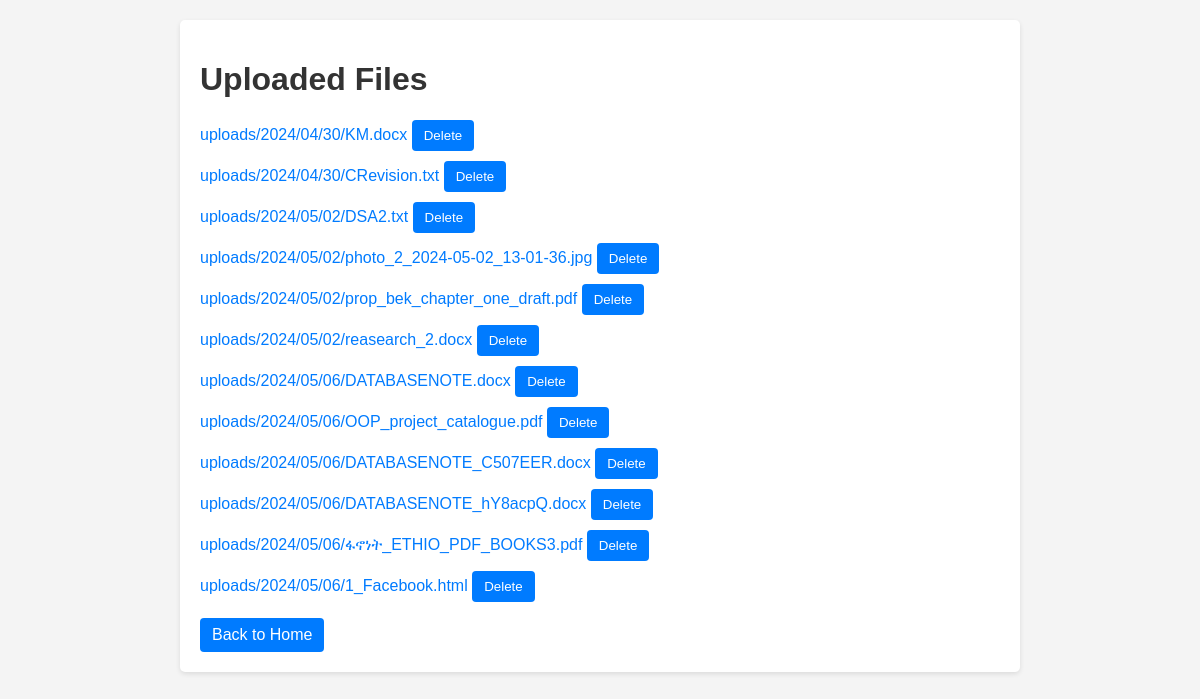
The page /showfile/ on the database as committed earlier.
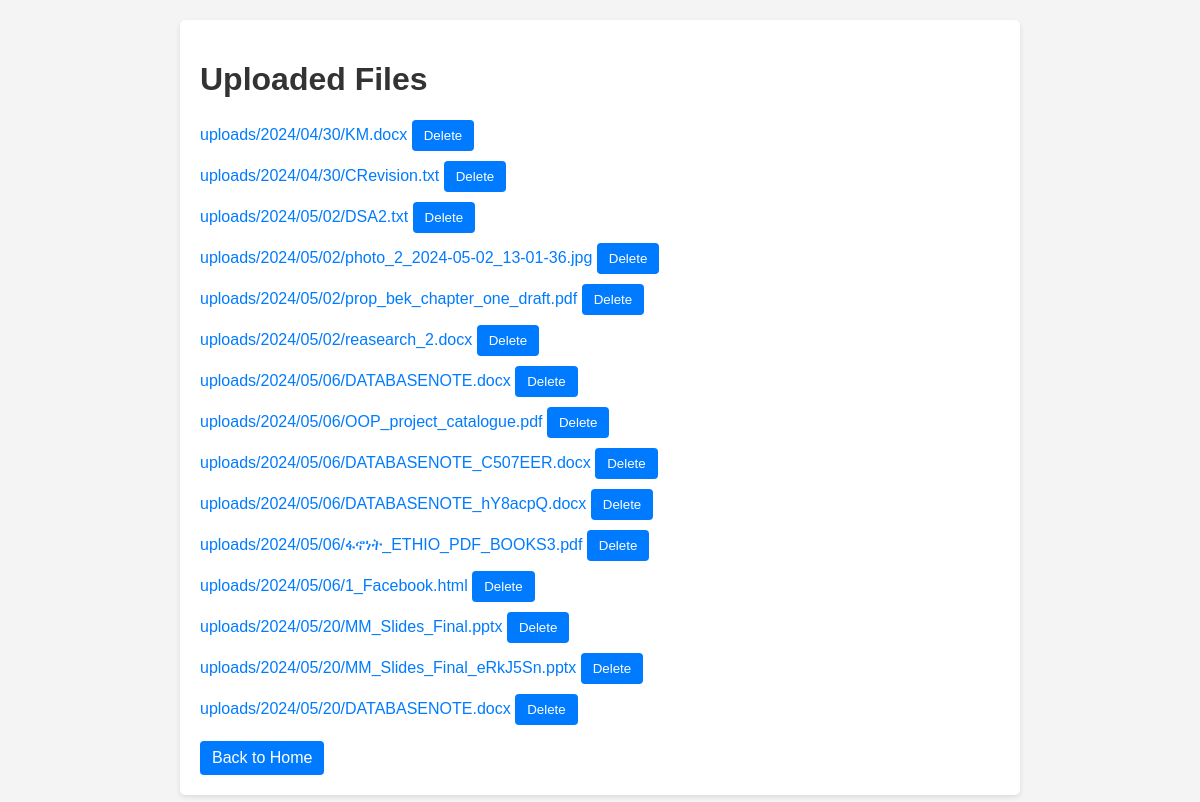
The same page on the database as committed later.
### dashboard/models.py (models this page shows, shortened)
class UploadedFile(models.Model):
    user = models.ForeignKey(User, on_delete=models.CASCADE, null=True, default=None)
    file = models.FileField(upload_to='uploads/%Y/%m/%d/')
    uploaded_at = models.DateTimeField(auto_now_add=True)

### dashboard/views.py (the view, shortened to what this page needs)
# urls.py: path('showfile/', views.file_list, name="showfile"),
def file_list(request):
    files = UploadedFile.objects.all()
    return render(request, 'dashboard/file_list.html', {'files': files})

### dashboard/templates/dashboard/file_list.html (shortened to what this page needs)
<!DOCTYPE html>
<html>
<head>
</head>
<body>
    <div class="container">
        <h1>Uploaded Files</h1>
        <ul>
            {% for file in files %}
                <li>
                    <a href="{% url 'download_file' file.id %}">{{ file.file.name }}</a>
                    <form method="post" action="{% url 'delete' file.id %}" style="display: inline;">
                        <button type="submit" class="btn">Delete</button>
                    </form>
                </li>
            {% endfor %}
        </ul>
        <a href="{% url 'home' %}" class="btn">Back to Home</a>
    </div>
</body>
</html>

Rows that differ between the two databases and show on the page:
added UploadedFile: file.name "uploads/2024/05/20/MM_Slides_Final.pptx"
added UploadedFile: file.name "uploads/2024/05/20/MM_Slides_Final_eRkJ5Sn.pptx"
added UploadedFile: file.name "uploads/2024/05/20/DATABASENOTE.docx"
